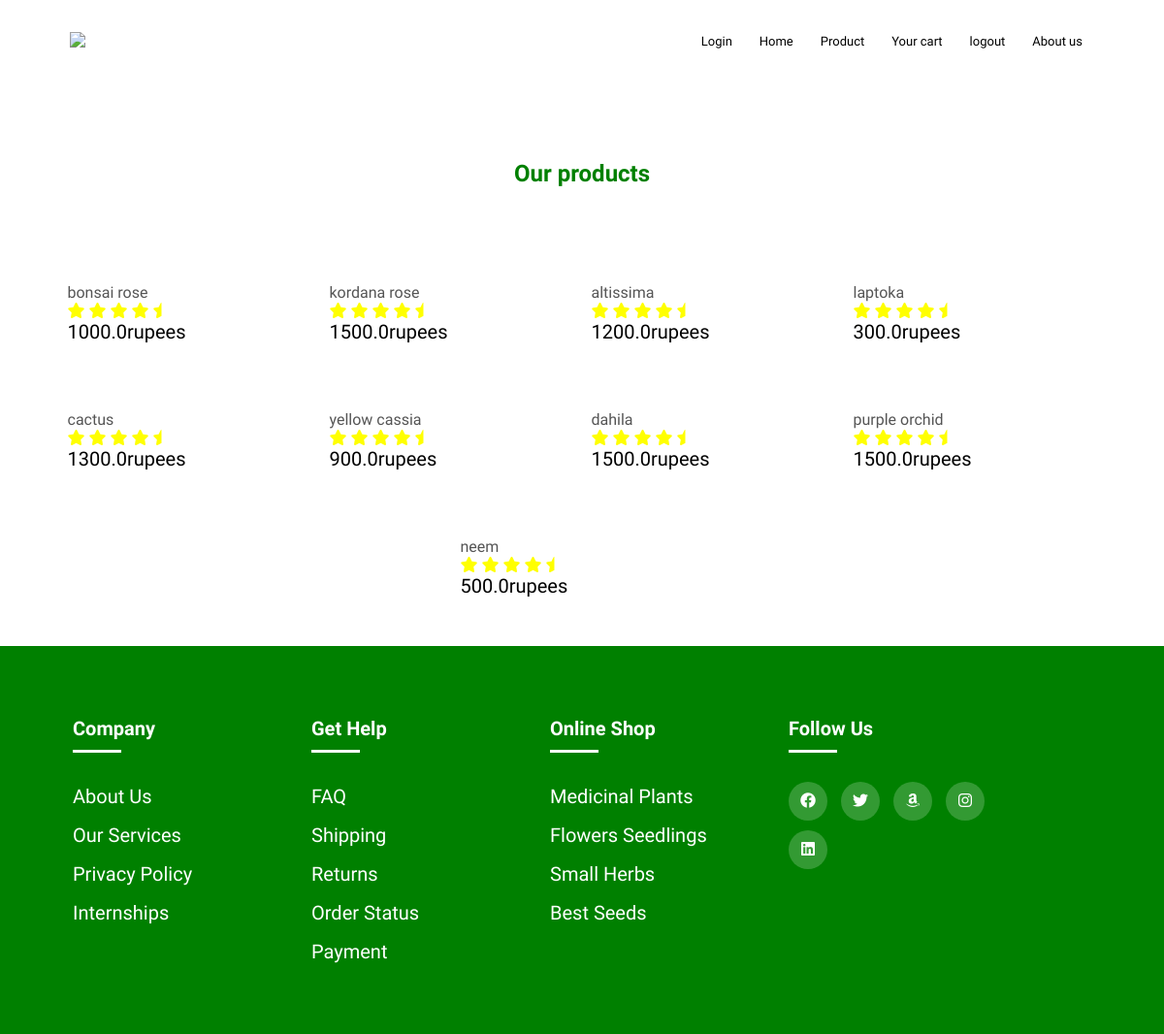
Page /product_list/ on the committed database.
### shop/models.py (models this page shows, shortened)
class products(models.Model):
    title = models.CharField(max_length=200)
    price = models.FloatField()
    discount_price = models.FloatField()
    category = models.CharField(max_length=200)
    description = models.TextField()
    image = models.CharField(max_length=500)
    date=models.DateTimeField(auto_now_add=True, blank=True)
    class Meta:
        verbose_name = "Product"

### shop/views.py (the view)
# urls.py: path("product_list/",views.product_list, name="product_list"),
def product_list(request):
    product_objects = products.objects.all()
    return render(request,'shop/product.html',{'product_objects': product_objects})

### templates/shop/product.html (shortened to what this page needs)
<!DOCTYPE html>
<html lang="en">
<head>
    <link rel="stylesheet" href="https://cdnjs.cloudflare.com/ajax/libs/font-awesome/4.7.0/css/font-awesome.min.css">
    <link rel="stylesheet"
        href="https://cdn.jsdelivr.net/npm/@fortawesome/fontawesome-free@5.15.4/css/fontawesome.min.css"
>
    <link rel="stylesheet" href="https://cdnjs.cloudflare.com/ajax/libs/font-awesome/6.0.0-beta2/css/all.min.css"
 />
</head>
<body>
    <nav>
        <a href="{% url 'index' %}"><img src="https://github.com/janak27/premyadavking/blob/main/img/logo.png?raw=true" ,alt=""></a>
        <div class="navlinks" id="navLinks">
            <ul>
                {% if user.is_authenticated %}
                <li style="color: black;">logged in as -{{ user.get_username }}</li>
                {% else %}
                <li><a href="{% url 'login_custom' %}">Login</a></li>
                {% endif %}
                <li><a href="{% url 'index' %}">Home</a></li>
                <li><a href="{% url 'product_list' %}" >Product</a></li>
                <li><a href="{% url 'cart' %}" target="_blank">Your cart</a></li>
                <li><a href="{% url 'logout_custom' %}">logout</a></li>
                <li><a href="{% url 'about' %}">About us</a></li>
            </ul>
        </div>
    </nav>
    <section class="featured-product">
        <h2 class="featitle"> Our products</h2>
        <div class="smallcontainer">
            {% for product in product_objects%}
            {%if forloop.counter0|divisibleby:4 %}
            <div class="row">
            {% endif%}
            <div class="col-4" onclick='abcd("{{product.id}}")'>
                <h4> {{product.title}}</h4>
                <div class="rating">
                    <i class="fa fa-star"></i>
                    <i class="fa fa-star"></i>
                    <i class="fa fa-star"></i>
                    <i class="fa fa-star"></i>
                    <i class="fa fa-star-half-o"></i>
                </div>
                <p> {{product.price}}rupees</p>
            </div>
            {%if forloop.counter|divisibleby:4 %}
                </div>
            {% endif%}
            {% endfor %}
        </div>
    </section>
    <footer>
        <div class="container">
            <div class="raw">
                <div class="footer-col">
                    <h4>Company</h4>
                    <ul>
                        <li><a href="#">About us</a></li>
                        <li><a href="#">Our Services</a></li>
                        <li><a href="#">Privacy Policy</a></li>
                        <li><a href="#">Internships</a></li>
                    </ul>
                </div>
                <div class="footer-col">
                    <h4>Get help</h4>
                    <ul>
                        <li><a href="#">FAQ</a></li>
                        <li><a href="#">Shipping</a></li>
                        <li><a href="#">Returns</a></li>
                        <li><a href="#">Order Status</a></li>
                        <li><a href="#">Payment</a></li>
                    </ul>
                </div>
                <div class="footer-col">
                    <h4>online shop</h4>
                    <ul>
                        <li><a href="#">medicinal plants</a></li>
                        <li><a href="#">Flowers seedlings</a></li>
                        <li><a href="#">small herbs</a></li>
                        <li><a href="#">Best Seeds</a></li>
                    </ul>
                </div>
                <div class="footer-col">
                    <h4>follow us</h4>
                    <div class="social-links">
                        <a href=""><i class="fab fa-facebook"></i></a>
                        <a href=""><i class="fab fa-twitter"></i></a>
                        <a href=""><i class="fab fa-amazon"></i></a>
                        <a href=""><i class="fab fa-instagram"></i></a>
                        <a href=""><i class="fab fa-linkedin"></i></a>
                    </div>
                </div>
            </div>
        </div>
    </footer>
</body>
</html>

### templates/shop/product.html (style rules this page uses)
* { margin: 0; padding: 0; font-family: 'Prompt', sans-serif; }
.row { display: flex; align-items: center; flex-wrap: wrap; justify-content: space-around; }
.smallcontainer { width: 90%; margin: auto; padding-left: 0px; padding-right: 35px; }
.col-4 { flex-basis: 20%; padding: 0px; min-width: 175px; margin-bottom: 50px; transform: translate 0.8 s; }
.featitle { text-align: center; margin: 80px; position: relative; line-height:x50px; color: green; cursor: pointer; }
.featitle::after { content: ""; background:black; width: 0px; margin: -10px; height: 5px; border-radius: 5px; position: absolute; bottom: 0; left:50%; transform: translateX(-50%); }
h4 { color: #555555; font-weight: normal ; }
.col-4 p { font-size: 20px ; }
.rating { color: yellow; }
footer { background-color:green; box-sizing: border-box; padding: 70px 0; line-height: 1.5; }
.container { max-width: 90%; background-color: green; margin: auto; }
ul { list-style: none; }
.footer-col { width: 20%; padding: 0px 15px; }
.raw { display: flex; flex-wrap: wrap; }
.footer-col h4 { font-size: 20px; color: white; text-transform: capitalize; margin-bottom: 2em; font-weight: 600; position: relative; cursor: pointer; }
.footer-col h4::before { content: ""; position: absolute; left: 0; bottom: -10px; background-color:white; height: 3px; box-sizing: border-box; width: 50px; }
.footer-col ul li:not(:last-child) { margin-bottom:10px; }
.footer-col ul li a { font-size: 20px; text-transform: capitalize; color: white; text-decoration: none; font-weight: 300; display: block; transition: all 0.5s ease; }
.footer-col .social-links a { display: inline-block; height: 40px; width: 40px; background-color:rgb(255, 255, 255,0.2); margin: 0px 10px 10px 0px; text-align: center; line-height: 40px; border-radius:50px; color: white; transition: all 0.5s ease; }
nav { display: flex; padding: 2% 6% ; justify-content: space-between; align-items: center; }
nav img { width: 150px; }
.navlinks { flex: 1; text-align: right; }
.navlinks ul li { list-style: none; display:inline-block; padding:8px 12px; position: relative; }
.navlinks ul li a { color: rgb(0, 0, 0); text-decoration: none; font-size: 13px; }
.navlinks ul li::after { content: ""; width: 0%; height:2px; background: rgb(0, 0, 0); display: block; margin: auto; transition: 0.5s; }

### rows in the picture
products: title "bonsai rose", price "1000.0"
products: title "kordana rose", price "1500.0"
products: title "altissima", price "1200.0"
products: title "laptoka", price "300.0"
products: title "cactus", price "1300.0"
products: title "yellow cassia", price "900.0"
products: title "dahila", price "1500.0"
products: title "purple orchid", price "1500.0"
products: title "neem", price "500.0"
